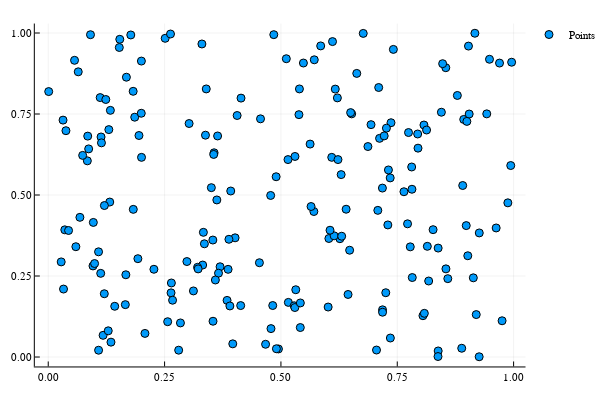

Write notebook code for a chart like this one.
### Markdown cell above
## Generate N random points in $[0,1]^2$

### Code cell
N = 200 ## number of points
d = 2 ## dimension of the points
Pts = rand(N, d); ## the points (coordinates as columns)

## plot for illustration
using Plots
plotly()
scatter(Pts[:,1], Pts[:,2], label = "Points")

### Figure 1 — Plotly figure (JSON) as saved in the notebook; plotly's stock layout.template omitted (floating-point values rounded to 4 significant figures; data arrays with more than 128 entries replaced by an {"elided": "..."} marker saying what was removed)
{"data": [{"colorbar": {"title": ""}, "hoverinfo": "text", "legendgroup": "Points", "marker": {"color": "rgba(0, 154, 250, 1.000)", "line": {"color": "rgba(0, 0, 0, 1.000)", "width": 1}, "size": 8, "symbol": "circle"}, "mode": "markers", "name": "Points", "showlegend": true, "text": {"elided": "200 null values"}, "type": "scatter", "x": {"elided": "200 float values"}, "xaxis": "x1", "y": {"elided": "200 float values"}, "yaxis": "y1", "zmax": 0.1, "zmin": -0.1}], "layout": {"annotations": [], "height": 400, "legend": {"bgcolor": "rgba(255, 255, 255, 1.000)", "bordercolor": "rgba(0, 0, 0, 1.000)", "font": {"color": "rgba(0, 0, 0, 1.000)", "family": "sans-serif", "size": 11}, "tracegroupgap": 0, "x": 1, "y": 1}, "margin": {"b": 20, "l": 0, "r": 0, "t": 20}, "paper_bgcolor": "rgba(255, 255, 255, 1.000)", "plot_bgcolor": "rgba(255, 255, 255, 1.000)", "showlegend": true, "width": 600, "xaxis": {"anchor": "y1", "domain": [0.06582, 0.9934], "gridcolor": "rgba(0, 0, 0, 0.100)", "gridwidth": 0.5, "linecolor": "rgba(0, 0, 0, 1.000)", "mirror": false, "range": [-0.02885, 1.026], "showgrid": true, "showline": true, "showticklabels": true, "tickangle": 0, "tickcolor": "rgb(0, 0, 0)", "tickfont": {"color": "rgba(0, 0, 0, 1.000)", "family": "sans-serif", "size": 11}, "tickmode": "array", "ticks": "inside", "ticktext": ["0.00", "0.25", "0.50", "0.75", "1.00"], "tickvals": [0, 0.25, 0.5, 0.75, 1], "title": "", "titlefont": {"color": "rgba(0, 0, 0, 1.000)", "family": "sans-serif", "size": 15}, "type": "-", "visible": true, "zeroline": false, "zerolinecolor": "rgba(0, 0, 0, 1.000)"}, "yaxis": {"anchor": "x1", "domain": [0.03762, 0.9902], "gridcolor": "rgba(0, 0, 0, 0.100)", "gridwidth": 0.5, "linecolor": "rgba(0, 0, 0, 1.000)", "mirror": false, "range": [-0.02911, 1.029], "showgrid": true, "showline": true, "showticklabels": true, "tickangle": 0, "tickcolor": "rgb(0, 0, 0)", "tickfont": {"color": "rgba(0, 0, 0, 1.000)", "family": "sans-serif", "size": 11}, "tickmode": "array", "ticks": "inside", "ticktext": ["0.00", "0.25", "0.50", "0.75", "1.00"], "tickvals": [0, 0.25, 0.5, 0.75, 1], "title": "", "titlefont": {"color": "rgba(0, 0, 0, 1.000)", "family": "sans-serif", "size": 15}, "type": "-", "visible": true, "zeroline": false, "zerolinecolor": "rgba(0, 0, 0, 1.000)"}}}
